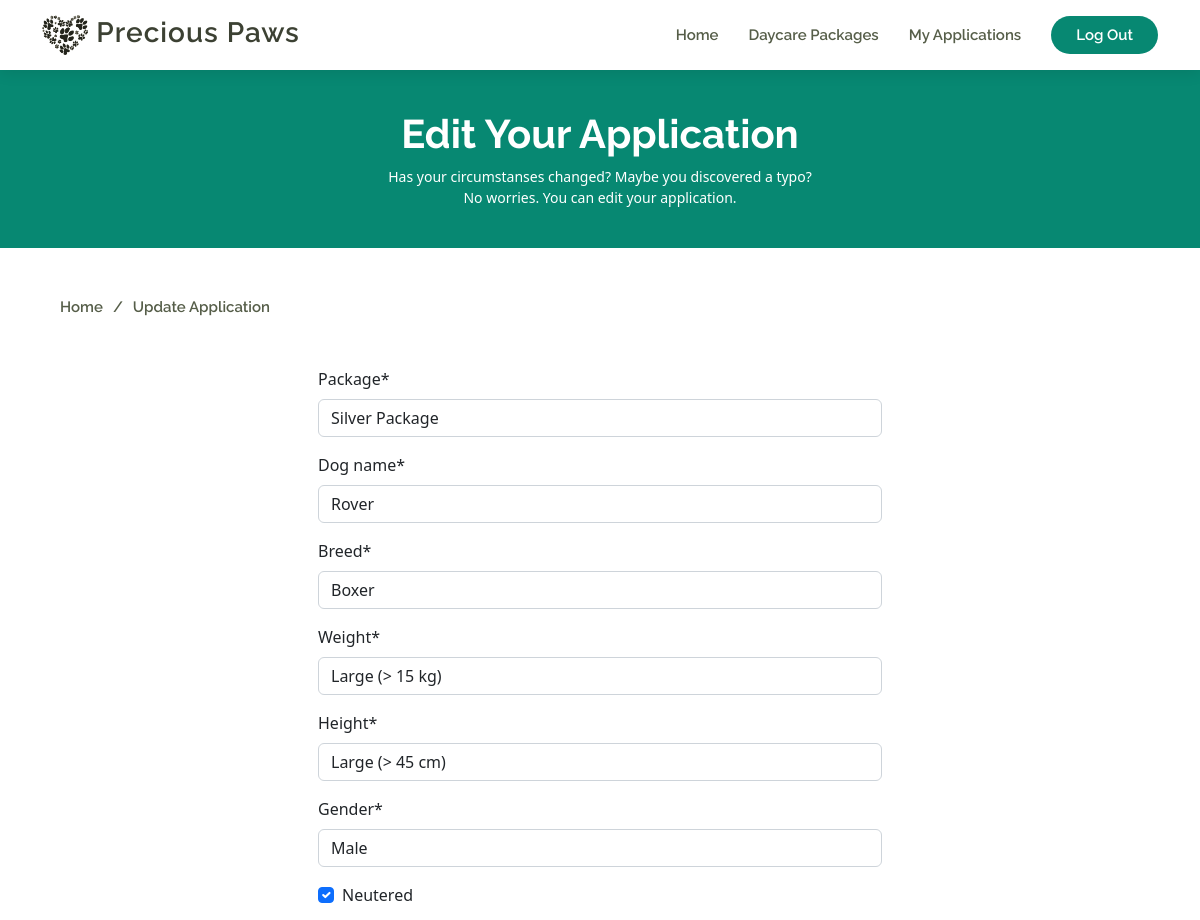
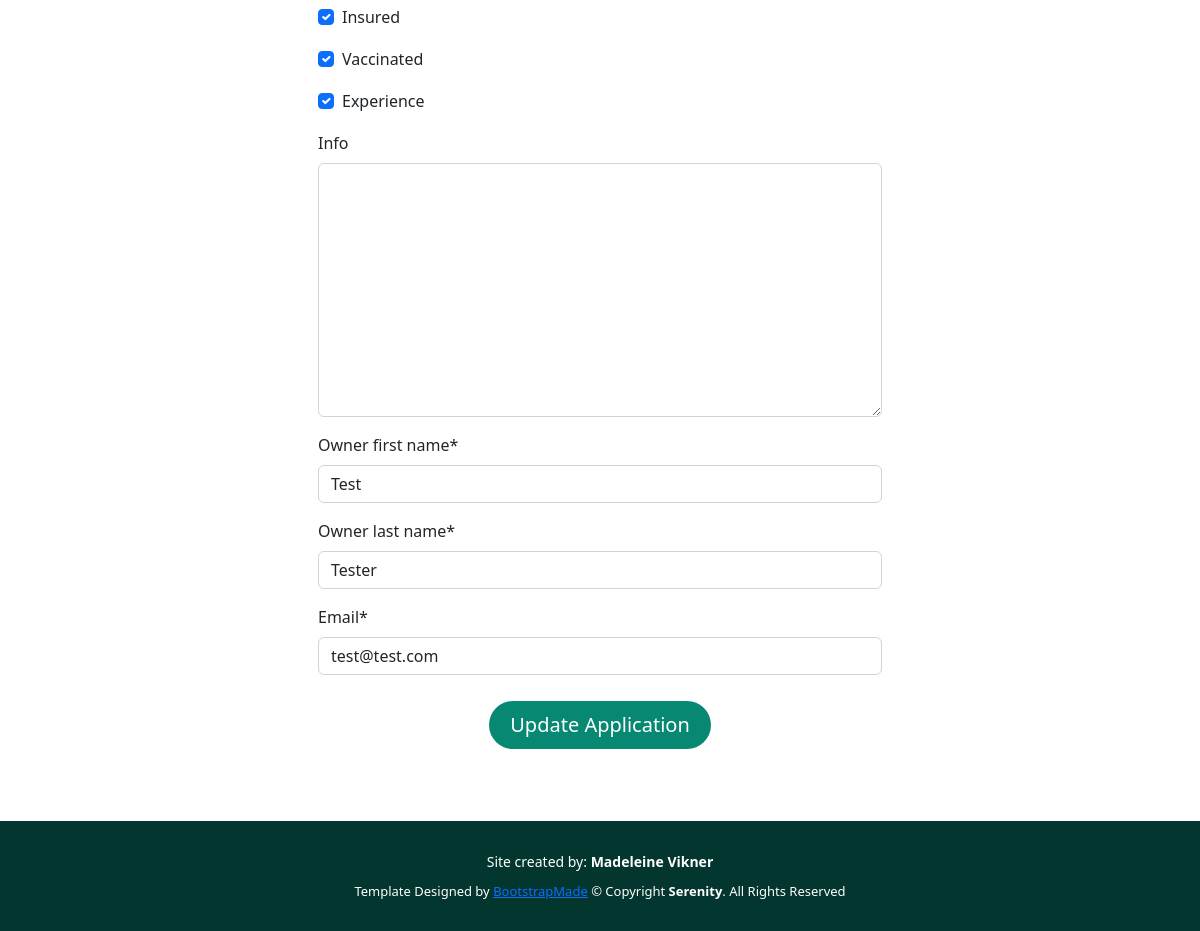
Page /edit_application/9/ (signed in) on the committed database (2 pictures, top to bottom).
### daycare/models.py (models this page shows, shortened)
class Application(models.Model):
    PACKAGE = [
        (None, 'Pick a choice'),
        ('Iron', 'Iron Package'),
        ('Bronze', 'Bronze Package'),
        ('Silver', 'Silver Package'),
        ('Gold', 'Gold Package')
    ]
    STATUS = [
        (0, 'Pending'),
        (1, 'Approved'),
        (3, 'Rejected')
    ]
    WEIGHT_CHOICES = [
        (None, 'Pick a choice'),
        ('Mini', 'Mini (< 2 kg)'),
        ('Small', 'Small (2-8 kg)'),
        ('Medium', 'Medium (8-15 kg)'),
        ('Large', 'Large (> 15 kg)')
    ]
    HEIGHT_CHOICES = [
        (None, 'Pick a choice'),
        ('Mini', 'Mini (< 25 cm)'),
        ('Small', 'Small (25-36 cm)'),
        ('Medium', 'Medium (36-45 cm)'),
        ('Large', 'Large (> 45 cm)')
    ]
    GENDER_CHOICES = [
        (None, 'Pick a choice'),
        ('Male', 'Male'),
        ('Female', 'Female')
    ]
    dog_name = models.CharField(max_length=200, blank=False)
    author = models.CharField(max_length=80)
    created_on = models.DateTimeField(auto_now_add=True)
    status = models.IntegerField(choices=STATUS, default=0)
    package = models.CharField(
        max_length=10,
        choices=PACKAGE,
        default=None
        )
    breed = models.CharField(max_length=200, blank=False, default='')
    weight = models.CharField(
        max_length=10,
        choices=WEIGHT_CHOICES,
        default=None
        )
    height = models.CharField(
        max_length=10,
        choices=HEIGHT_CHOICES,
        default=None
        )
    gender = models.CharField(
        max_length=10,
        choices=GENDER_CHOICES,
        default=None
        )
    neutered = models.BooleanField(default=False)
    insured = models.BooleanField(default=False)
    vaccinated = models.BooleanField(default=False)
    experience = models.BooleanField(default=False)
    info = models.TextField(blank=True)
    owner_first_name = models.CharField(max_length=200, blank=False)
    owner_last_name = models.CharField(max_length=200, blank=False)
    email = models.EmailField(blank=False)
    class Meta:
        ordering = ['created_on']

### daycare/views.py (the view)
# urls.py: path('edit_application/<int:pk>/', views.EditApplication.as_view(), name='edit_application'),
class EditApplication(SuccessMessageMixin, UpdateView):
    model = Application
    template_name = 'edit_application.html'
    fields = (
            'package',
            'dog_name',
            'breed',
            'weight',
            'height',
            'gender',
            'neutered',
            'insured',
            'vaccinated',
            'experience',
            'info',
            'owner_first_name',
            'owner_last_name',
            'email',
        )
    pk_url_kwarg = 'pk'
    success_url = reverse_lazy('my_applications')
    success_message = "Your application has been updated."

### templates/edit_application.html (shortened to what this page needs)
{% extends "base.html" %}
{% block content %}
{% load crispy_forms_tags %}
<section id="breadcrumbs" class="breadcrumbs">
    <div class="breadcrumb-hero">
        <div class="container">
            <div class="breadcrumb-hero">
                <h1><strong>Edit Your Application</strong></h1>
                <p>Has your circumstanses changed? Maybe you discovered a typo?</p>
                <p>No worries. You can edit your application.</p>
            </div>
        </div>
    </div>
    <div class="container navbar">
        <ol>
            <li><a href="{% url 'home' %}">Home</a></li>
            <li class="crumb">Update Application</li>
        </ol>
    </div>
</section>
{% if user.is_authenticated %}
<div class="row">
    <div class="col-lg-6 p-4 pt-0 container-sm mb-5">
        <form method="post" class="d-flex justify-content-center flex-column">
            {{ form |crispy }}
            <div class="row d-flex justify-content-center">
                <div class="col-6 d-flex justify-content-center">
                    <button type="submit" class="btn btn-signup btn-lg" id="apply-button">Update Application</button>
                </div>
            </div>
        </form>
    </div>
</div>
{% else %}
<div class="row">
    <div class="col mb-5 min-vh-100">
        <h2 class="text-center">You need to be logged in to apply for daycare</h2>
    </div>
</div>
{% endif %}
{% endblock %}

### static/css/style.css (style rules this page uses)
body { font-family: "Open Sans", sans-serif; color: #444444; }
a { color: #055e4f; text-decoration: none; }
h1, h2, h3, h4, h5, h6 { font-family: "Raleway", sans-serif; }
.navbar { padding: 0; }
.navbar li { position: relative; }
.navbar a, .navbar a:focus, .crumb { display: flex; align-items: center; justify-content: space-between; padding: 10px 0 10px 30px; font-family: "Raleway", sans-serif; font-size: 15px; font-weight: 600; color: #565e49; white-space: nowrap; transition: 0.3s; text-decoration: none; }
.navbar .getstarted, .navbar .getstarted:focus, #apply-button { background: #078872; padding: 8px 25px; margin-left: 30px; border-radius: 50px; color: #fff; }
section { padding-bottom: 60px; overflow: hidden; }
.breadcrumbs { padding: 0; }
.breadcrumbs .breadcrumb-hero { text-align: center; background: #078872; padding: 20px 0; color: #fff; }
.breadcrumbs .breadcrumb-hero p { font-size: 14px; margin-bottom: 0; }
.breadcrumbs ol { display: flex; flex-wrap: wrap; list-style: none; padding: 0; margin: 30px 0; }
.breadcrumbs ol li+li { padding-left: 10px; }
.breadcrumbs ol li+li::before { display: inline-block; padding-right: 10px; color: #565e49; content: "/"; }
#apply-button { background: #078872; padding: 8px 20px; float: left; margin-left: 0px; margin-top: 10px; border-radius: 50px; color: #fff; text-decoration: none; }

### rows in the picture
Application: package "Silver Package", dog_name "Rover", breed "Boxer", weight "Large (> 15 kg)", height "Large (> 45 cm)", gender "Male", neutered "☑", insured "☑", vaccinated "☑", experience "☑", owner_first_name "Test", owner_last_name "Tester", email "test@test.com"
